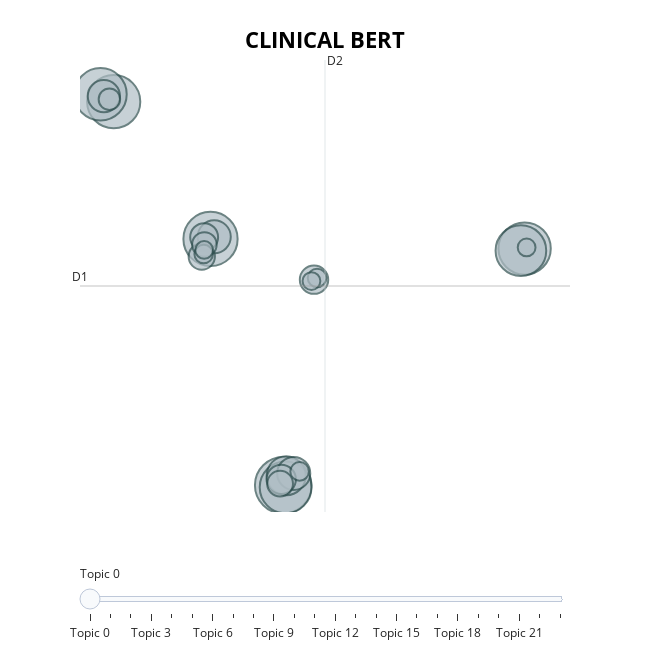

The notebook cell saved with this chart:
### Code cell
# Intertopic Distance Map
topic_model.visualize_topics(title='<b>CLINICAL BERT</b>')

### Figure 1 — Plotly figure (JSON) as saved in the notebook; plotly's stock layout.template omitted (floating-point values rounded to 4 significant figures)
{"data": [{"customdata": [[0, "patients | clinical | covid19 | treatment | infection", 111], [1, "patients | clinical | disease | covid19 | review", 102], [2, "patients | disease | covid19 | virus | respiratory", 98], [3, "patients | respiratory | infection | viral | covid19", 95], [4, "covid19 | clinical | patients | cells | viral", 95], [5, "patients | infection | viral | respiratory | new", 93], [6, "patients | covid19 | respiratory | infection | infections", 89], [7, "cells | covid19 | patients | cell | surfactant", 53], [8, "tcm | acute | potential | covid19 | derivatives", 38], [9, "cells | lung | clinical | shunt | patients", 38], [10, "grft | use | health | fatal | respiratory", 36], [11, "calves | rvi | clad | dot1l | condition", 30], [12, "patients | rheumatic | covid19 | cd47 | fluid", 28], [13, "ph | patients | hsct | vlps | comorbidities", 27], [14, "bronchiolitis | spp | adenovirus | clinical | used", 24], [15, "cpc | hr | cchf | mortality | influenza", 23], [16, "biofilm | formation | sting | pvc | covid19", 21], [17, "2019ncov | pah | dobutamine | ace2 | stage", 16], [18, "eps | 7630 | eps 7630 | vectors | internet", 12], [19, "zikv | pct | vaccine target | omics | dementia", 12], [20, "drug resistance | tmprss2 | children | resistance | snps", 12], [21, "nucleoside | transfusion | md | zikv | mx", 11], [22, "ps | delivery | humanized | severe | humanized mice", 11], [23, "epidemic infectious | mab | 201 | research development | ecmo", 11]], "hovertemplate": "<b>Topic %{customdata[0]}</b><br>%{customdata[1]}<br>Size: %{customdata[2]}", "legendgroup": "", "marker": {"color": "#B0BEC5", "line": {"color": "DarkSlateGrey", "width": 2}, "size": [111, 102, 98, 95, 95, 93, 89, 53, 38, 38, 36, 30, 28, 27, 24, 23, 21, 16, 12, 12, 12, 11, 11, 11], "sizemode": "area", "sizeref": 0.06938, "symbol": "circle"}, "mode": "markers", "name": "", "orientation": "v", "showlegend": false, "type": "scatter", "x": [2.535, -1.492, -6.853, 15.9, -7.582, 2.667, 15.7, 2.701, 3.116, -1.287, -7.4, 2.424, 4.24, -1.845, -1.977, 2.362, -1.831, -7.092, -1.87, 4.408, 3.443, -1.844, 4.098, 16.01], "xaxis": "x", "y": [-15.93, 8.182, 21.63, 7.243, 22.35, -16.13, 7.038, -15.0, -14.78, 8.393, 22.17, -15.36, 4.198, 8.36, 6.455, -15.78, 7.648, 21.86, 6.706, 4.366, -14.58, 7.106, 4.057, 7.355], "yaxis": "y"}], "layout": {"annotations": [{"showarrow": false, "text": "D1", "x": -8.72, "y": 3.577, "yshift": 10}, {"showarrow": false, "text": "D2", "x": 4.848, "xshift": 10, "y": 25.71}], "height": 650, "hoverlabel": {"bgcolor": "white", "font": {"family": "Rockwell", "size": 16}}, "legend": {"itemsizing": "constant", "tracegroupgap": 0}, "margin": {"t": 60}, "shapes": [{"line": {"color": "#CFD8DC", "width": 2}, "type": "line", "x0": 4.848, "x1": 4.848, "y0": -18.55, "y1": 25.71}, {"line": {"color": "#9E9E9E", "width": 2}, "type": "line", "x0": -8.72, "x1": 18.42, "y0": 3.577, "y1": 3.577}], "sliders": [{"active": 0, "pad": {"t": 50}, "steps": [{"args": [{"marker.color": [["red", "#B0BEC5", "#B0BEC5", "#B0BEC5", "#B0BEC5", "#B0BEC5", "#B0BEC5", "#B0BEC5", "#B0BEC5", "#B0BEC5", "#B0BEC5", "#B0BEC5", "#B0BEC5", "#B0BEC5", "#B0BEC5", "#B0BEC5", "#B0BEC5", "#B0BEC5", "#B0BEC5", "#B0BEC5", "#B0BEC5", "#B0BEC5", "#B0BEC5", "#B0BEC5"]]}], "label": "Topic 0", "method": "update"}, {"args": [{"marker.color": [["#B0BEC5", "red", "#B0BEC5", "#B0BEC5", "#B0BEC5", "#B0BEC5", "#B0BEC5", "#B0BEC5", "#B0BEC5", "#B0BEC5", "#B0BEC5", "#B0BEC5", "#B0BEC5", "#B0BEC5", "#B0BEC5", "#B0BEC5", "#B0BEC5", "#B0BEC5", "#B0BEC5", "#B0BEC5", "#B0BEC5", "#B0BEC5", "#B0BEC5", "#B0BEC5"]]}], "label": "Topic 1", "method": "update"}, {"args": [{"marker.color": [["#B0BEC5", "#B0BEC5", "red", "#B0BEC5", "#B0BEC5", "#B0BEC5", "#B0BEC5", "#B0BEC5", "#B0BEC5", "#B0BEC5", "#B0BEC5", "#B0BEC5", "#B0BEC5", "#B0BEC5", "#B0BEC5", "#B0BEC5", "#B0BEC5", "#B0BEC5", "#B0BEC5", "#B0BEC5", "#B0BEC5", "#B0BEC5", "#B0BEC5", "#B0BEC5"]]}], "label": "Topic 2", "method": "update"}, {"args": [{"marker.color": [["#B0BEC5", "#B0BEC5", "#B0BEC5", "red", "#B0BEC5", "#B0BEC5", "#B0BEC5", "#B0BEC5", "#B0BEC5", "#B0BEC5", "#B0BEC5", "#B0BEC5", "#B0BEC5", "#B0BEC5", "#B0BEC5", "#B0BEC5", "#B0BEC5", "#B0BEC5", "#B0BEC5", "#B0BEC5", "#B0BEC5", "#B0BEC5", "#B0BEC5", "#B0BEC5"]]}], "label": "Topic 3", "method": "update"}, {"args": [{"marker.color": [["#B0BEC5", "#B0BEC5", "#B0BEC5", "#B0BEC5", "red", "#B0BEC5", "#B0BEC5", "#B0BEC5", "#B0BEC5", "#B0BEC5", "#B0BEC5", "#B0BEC5", "#B0BEC5", "#B0BEC5", "#B0BEC5", "#B0BEC5", "#B0BEC5", "#B0BEC5", "#B0BEC5", "#B0BEC5", "#B0BEC5", "#B0BEC5", "#B0BEC5", "#B0BEC5"]]}], "label": "Topic 4", "method": "update"}, {"args": [{"marker.color": [["#B0BEC5", "#B0BEC5", "#B0BEC5", "#B0BEC5", "#B0BEC5", "red", "#B0BEC5", "#B0BEC5", "#B0BEC5", "#B0BEC5", "#B0BEC5", "#B0BEC5", "#B0BEC5", "#B0BEC5", "#B0BEC5", "#B0BEC5", "#B0BEC5", "#B0BEC5", "#B0BEC5", "#B0BEC5", "#B0BEC5", "#B0BEC5", "#B0BEC5", "#B0BEC5"]]}], "label": "Topic 5", "method": "update"}, {"args": [{"marker.color": [["#B0BEC5", "#B0BEC5", "#B0BEC5", "#B0BEC5", "#B0BEC5", "#B0BEC5", "red", "#B0BEC5", "#B0BEC5", "#B0BEC5", "#B0BEC5", "#B0BEC5", "#B0BEC5", "#B0BEC5", "#B0BEC5", "#B0BEC5", "#B0BEC5", "#B0BEC5", "#B0BEC5", "#B0BEC5", "#B0BEC5", "#B0BEC5", "#B0BEC5", "#B0BEC5"]]}], "label": "Topic 6", "method": "update"}, {"args": [{"marker.color": [["#B0BEC5", "#B0BEC5", "#B0BEC5", "#B0BEC5", "#B0BEC5", "#B0BEC5", "#B0BEC5", "red", "#B0BEC5", "#B0BEC5", "#B0BEC5", "#B0BEC5", "#B0BEC5", "#B0BEC5", "#B0BEC5", "#B0BEC5", "#B0BEC5", "#B0BEC5", "#B0BEC5", "#B0BEC5", "#B0BEC5", "#B0BEC5", "#B0BEC5", "#B0BEC5"]]}], "label": "Topic 7", "method": "update"}, {"args": [{"marker.color": [["#B0BEC5", "#B0BEC5", "#B0BEC5", "#B0BEC5", "#B0BEC5", "#B0BEC5", "#B0BEC5", "#B0BEC5", "red", "#B0BEC5", "#B0BEC5", "#B0BEC5", "#B0BEC5", "#B0BEC5", "#B0BEC5", "#B0BEC5", "#B0BEC5", "#B0BEC5", "#B0BEC5", "#B0BEC5", "#B0BEC5", "#B0BEC5", "#B0BEC5", "#B0BEC5"]]}], "label": "Topic 8", "method": "update"}, {"args": [{"marker.color": [["#B0BEC5", "#B0BEC5", "#B0BEC5", "#B0BEC5", "#B0BEC5", "#B0BEC5", "#B0BEC5", "#B0BEC5", "#B0BEC5", "red", "#B0BEC5", "#B0BEC5", "#B0BEC5", "#B0BEC5", "#B0BEC5", "#B0BEC5", "#B0BEC5", "#B0BEC5", "#B0BEC5", "#B0BEC5", "#B0BEC5", "#B0BEC5", "#B0BEC5", "#B0BEC5"]]}], "label": "Topic 9", "method": "update"}, {"args": [{"marker.color": [["#B0BEC5", "#B0BEC5", "#B0BEC5", "#B0BEC5", "#B0BEC5", "#B0BEC5", "#B0BEC5", "#B0BEC5", "#B0BEC5", "#B0BEC5", "red", "#B0BEC5", "#B0BEC5", "#B0BEC5", "#B0BEC5", "#B0BEC5", "#B0BEC5", "#B0BEC5", "#B0BEC5", "#B0BEC5", "#B0BEC5", "#B0BEC5", "#B0BEC5", "#B0BEC5"]]}], "label": "Topic 10", "method": "update"}, {"args": [{"marker.color": [["#B0BEC5", "#B0BEC5", "#B0BEC5", "#B0BEC5", "#B0BEC5", "#B0BEC5", "#B0BEC5", "#B0BEC5", "#B0BEC5", "#B0BEC5", "#B0BEC5", "red", "#B0BEC5", "#B0BEC5", "#B0BEC5", "#B0BEC5", "#B0BEC5", "#B0BEC5", "#B0BEC5", "#B0BEC5", "#B0BEC5", "#B0BEC5", "#B0BEC5", "#B0BEC5"]]}], "label": "Topic 11", "method": "update"}, {"args": [{"marker.color": [["#B0BEC5", "#B0BEC5", "#B0BEC5", "#B0BEC5", "#B0BEC5", "#B0BEC5", "#B0BEC5", "#B0BEC5", "#B0BEC5", "#B0BEC5", "#B0BEC5", "#B0BEC5", "red", "#B0BEC5", "#B0BEC5", "#B0BEC5", "#B0BEC5", "#B0BEC5", "#B0BEC5", "#B0BEC5", "#B0BEC5", "#B0BEC5", "#B0BEC5", "#B0BEC5"]]}], "label": "Topic 12", "method": "update"}, {"args": [{"marker.color": [["#B0BEC5", "#B0BEC5", "#B0BEC5", "#B0BEC5", "#B0BEC5", "#B0BEC5", "#B0BEC5", "#B0BEC5", "#B0BEC5", "#B0BEC5", "#B0BEC5", "#B0BEC5", "#B0BEC5", "red", "#B0BEC5", "#B0BEC5", "#B0BEC5", "#B0BEC5", "#B0BEC5", "#B0BEC5", "#B0BEC5", "#B0BEC5", "#B0BEC5", "#B0BEC5"]]}], "label": "Topic 13", "method": "update"}, {"args": [{"marker.color": [["#B0BEC5", "#B0BEC5", "#B0BEC5", "#B0BEC5", "#B0BEC5", "#B0BEC5", "#B0BEC5", "#B0BEC5", "#B0BEC5", "#B0BEC5", "#B0BEC5", "#B0BEC5", "#B0BEC5", "#B0BEC5", "red", "#B0BEC5", "#B0BEC5", "#B0BEC5", "#B0BEC5", "#B0BEC5", "#B0BEC5", "#B0BEC5", "#B0BEC5", "#B0BEC5"]]}], "label": "Topic 14", "method": "update"}, {"args": [{"marker.color": [["#B0BEC5", "#B0BEC5", "#B0BEC5", "#B0BEC5", "#B0BEC5", "#B0BEC5", "#B0BEC5", "#B0BEC5", "#B0BEC5", "#B0BEC5", "#B0BEC5", "#B0BEC5", "#B0BEC5", "#B0BEC5", "#B0BEC5", "red", "#B0BEC5", "#B0BEC5", "#B0BEC5", "#B0BEC5", "#B0BEC5", "#B0BEC5", "#B0BEC5", "#B0BEC5"]]}], "label": "Topic 15", "method": "update"}, {"args": [{"marker.color": [["#B0BEC5", "#B0BEC5", "#B0BEC5", "#B0BEC5", "#B0BEC5", "#B0BEC5", "#B0BEC5", "#B0BEC5", "#B0BEC5", "#B0BEC5", "#B0BEC5", "#B0BEC5", "#B0BEC5", "#B0BEC5", "#B0BEC5", "#B0BEC5", "red", "#B0BEC5", "#B0BEC5", "#B0BEC5", "#B0BEC5", "#B0BEC5", "#B0BEC5", "#B0BEC5"]]}], "label": "Topic 16", "method": "update"}, {"args": [{"marker.color": [["#B0BEC5", "#B0BEC5", "#B0BEC5", "#B0BEC5", "#B0BEC5", "#B0BEC5", "#B0BEC5", "#B0BEC5", "#B0BEC5", "#B0BEC5", "#B0BEC5", "#B0BEC5", "#B0BEC5", "#B0BEC5", "#B0BEC5", "#B0BEC5", "#B0BEC5", "red", "#B0BEC5", "#B0BEC5", "#B0BEC5", "#B0BEC5", "#B0BEC5", "#B0BEC5"]]}], "label": "Topic 17", "method": "update"}, {"args": [{"marker.color": [["#B0BEC5", "#B0BEC5", "#B0BEC5", "#B0BEC5", "#B0BEC5", "#B0BEC5", "#B0BEC5", "#B0BEC5", "#B0BEC5", "#B0BEC5", "#B0BEC5", "#B0BEC5", "#B0BEC5", "#B0BEC5", "#B0BEC5", "#B0BEC5", "#B0BEC5", "#B0BEC5", "red", "#B0BEC5", "#B0BEC5", "#B0BEC5", "#B0BEC5", "#B0BEC5"]]}], "label": "Topic 18", "method": "update"}, {"args": [{"marker.color": [["#B0BEC5", "#B0BEC5", "#B0BEC5", "#B0BEC5", "#B0BEC5", "#B0BEC5", "#B0BEC5", "#B0BEC5", "#B0BEC5", "#B0BEC5", "#B0BEC5", "#B0BEC5", "#B0BEC5", "#B0BEC5", "#B0BEC5", "#B0BEC5", "#B0BEC5", "#B0BEC5", "#B0BEC5", "red", "#B0BEC5", "#B0BEC5", "#B0BEC5", "#B0BEC5"]]}], "label": "Topic 19", "method": "update"}, {"args": [{"marker.color": [["#B0BEC5", "#B0BEC5", "#B0BEC5", "#B0BEC5", "#B0BEC5", "#B0BEC5", "#B0BEC5", "#B0BEC5", "#B0BEC5", "#B0BEC5", "#B0BEC5", "#B0BEC5", "#B0BEC5", "#B0BEC5", "#B0BEC5", "#B0BEC5", "#B0BEC5", "#B0BEC5", "#B0BEC5", "#B0BEC5", "red", "#B0BEC5", "#B0BEC5", "#B0BEC5"]]}], "label": "Topic 20", "method": "update"}, {"args": [{"marker.color": [["#B0BEC5", "#B0BEC5", "#B0BEC5", "#B0BEC5", "#B0BEC5", "#B0BEC5", "#B0BEC5", "#B0BEC5", "#B0BEC5", "#B0BEC5", "#B0BEC5", "#B0BEC5", "#B0BEC5", "#B0BEC5", "#B0BEC5", "#B0BEC5", "#B0BEC5", "#B0BEC5", "#B0BEC5", "#B0BEC5", "#B0BEC5", "red", "#B0BEC5", "#B0BEC5"]]}], "label": "Topic 21", "method": "update"}, {"args": [{"marker.color": [["#B0BEC5", "#B0BEC5", "#B0BEC5", "#B0BEC5", "#B0BEC5", "#B0BEC5", "#B0BEC5", "#B0BEC5", "#B0BEC5", "#B0BEC5", "#B0BEC5", "#B0BEC5", "#B0BEC5", "#B0BEC5", "#B0BEC5", "#B0BEC5", "#B0BEC5", "#B0BEC5", "#B0BEC5", "#B0BEC5", "#B0BEC5", "#B0BEC5", "red", "#B0BEC5"]]}], "label": "Topic 22", "method": "update"}, {"args": [{"marker.color": [["#B0BEC5", "#B0BEC5", "#B0BEC5", "#B0BEC5", "#B0BEC5", "#B0BEC5", "#B0BEC5", "#B0BEC5", "#B0BEC5", "#B0BEC5", "#B0BEC5", "#B0BEC5", "#B0BEC5", "#B0BEC5", "#B0BEC5", "#B0BEC5", "#B0BEC5", "#B0BEC5", "#B0BEC5", "#B0BEC5", "#B0BEC5", "#B0BEC5", "#B0BEC5", "red"]]}], "label": "Topic 23", "method": "update"}]}], "title": {"font": {"color": "Black", "size": 22}, "text": "<b>CLINICAL BERT</b>", "x": 0.5, "xanchor": "center", "y": 0.95, "yanchor": "top"}, "width": 650, "xaxis": {"anchor": "y", "domain": [0, 1], "range": [-8.72, 18.42], "title": {"text": ""}, "visible": false}, "yaxis": {"anchor": "x", "domain": [0, 1], "range": [-18.55, 25.71], "title": {"text": ""}, "visible": false}}}
